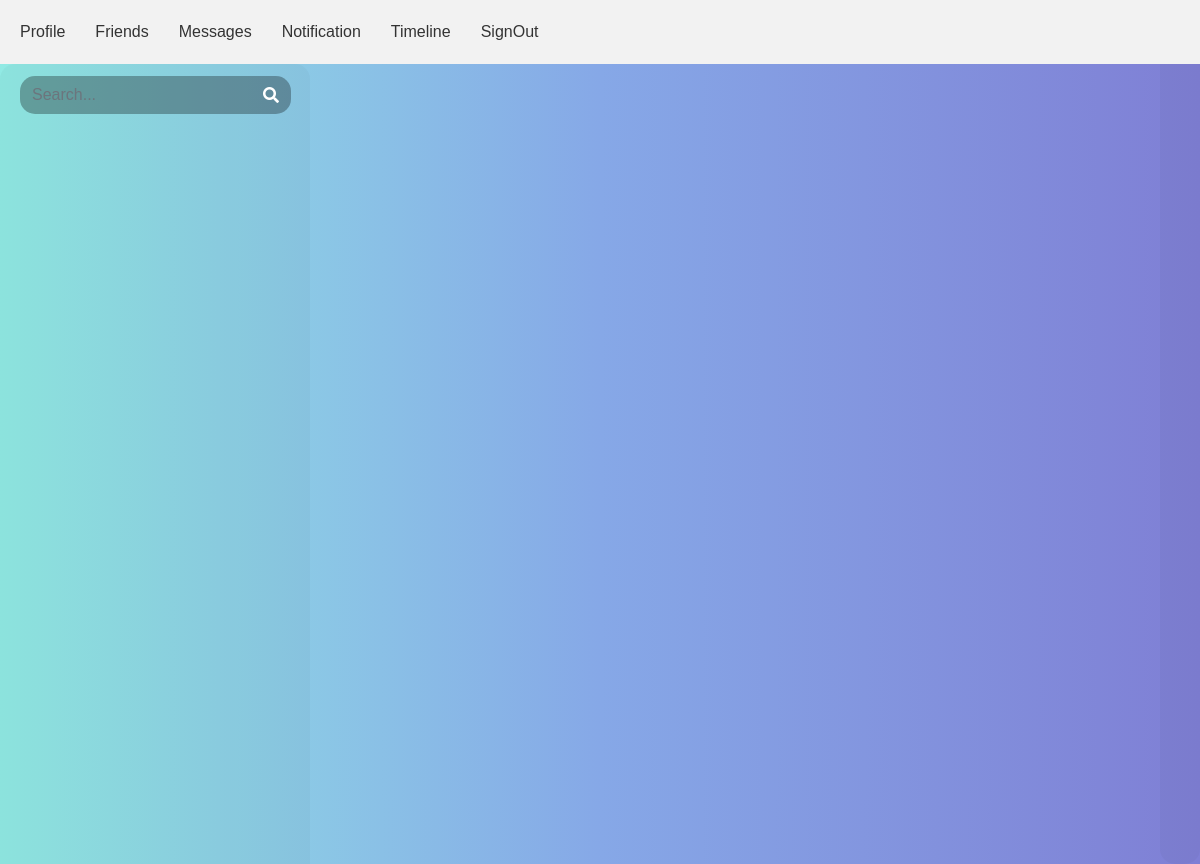
Before: /chat/list/ (signed in) with the older database file.
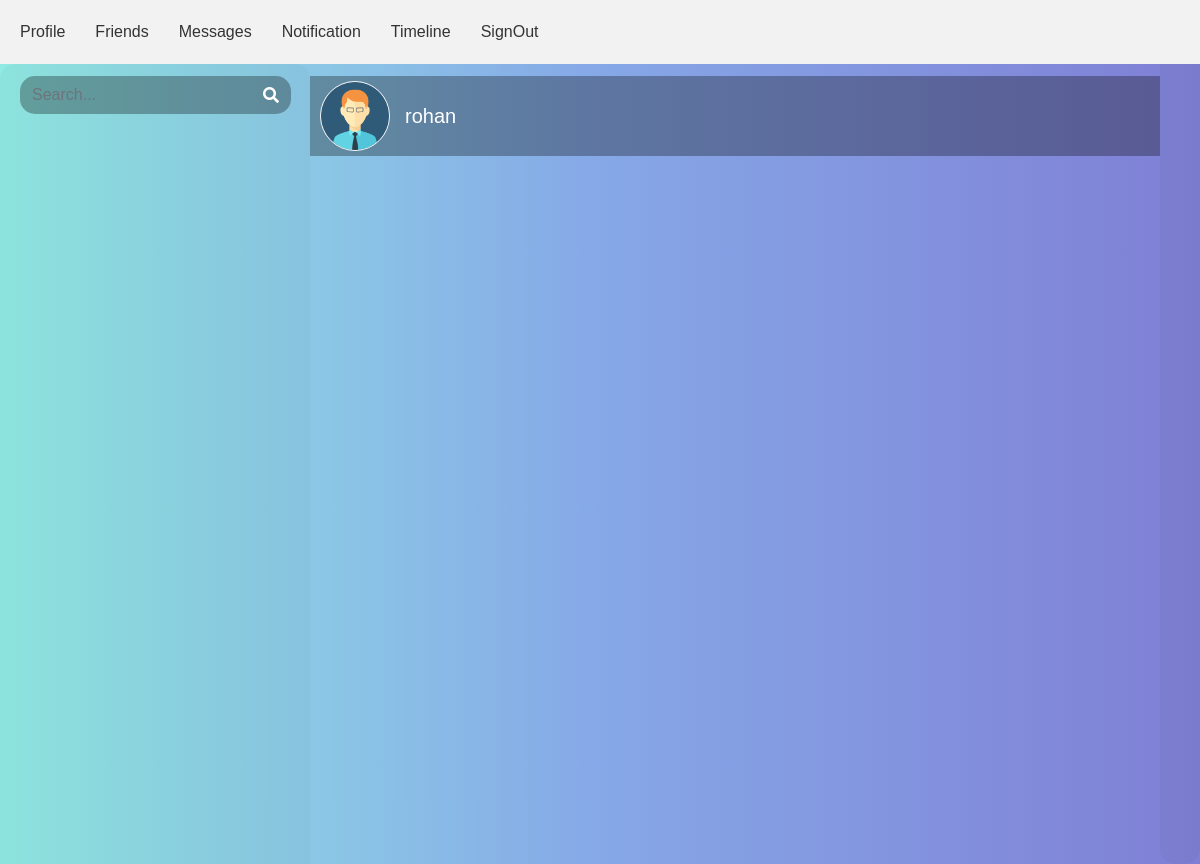
After: the same page with the newer database file.
### core/models.py (models this page shows)
class Friend(models.Model):
    sender=models.ForeignKey(User, null=True,on_delete=models.CASCADE, related_name='fsender')
    receiver=models.ForeignKey(User, null=True, on_delete=models.CASCADE, related_name='freceiver')
    is_friend=models.BooleanField(default=False)
    def __str__(self):
        return str(self.receiver)

### chat/views.py (the view)
# urls.py: path('list/', views.chatlist,name='chatlist'),
@login_required
def chatlist(request):
    friends=models.Friend.objects.filter(receiver=request.user,is_friend=True)|models.Friend.objects.filter(sender=request.user,is_friend=True)
    print(friends)
    context={
        'friends':friends
    }
    return render(request, 'chat/chatlist.html',context)

### templates/chat/chatlist.html (shortened to what this page needs)
{% load static %}
<html>
<head>
		<link rel="stylesheet" href={% static 'bootstrap.main.css' %}>
		<link rel="stylesheet" href="https://use.fontawesome.com/releases/v5.5.0/css/all.css">
		<link rel="stylesheet" type="text/css" href="https://cdnjs.cloudflare.com/ajax/libs/malihu-custom-scrollbar-plugin/3.1.5/jquery.mCustomScrollbar.min.css">
        <link href="//maxcdn.bootstrapcdn.com/bootstrap/4.1.1/css/bootstrap.min.css" rel="stylesheet" id="bootstrap-css">
        <link rel="stylesheet" href={% static 'chat/chat.css' %} >
		<link rel="stylesheet" href={% static 'core/home.css' %}
	</head>
	<body>
		<nav>
			<ul>
				{% if user.is_authenticated %}
				<li><a href={% url 'core:profile' %}> Profile</a></li>
				<li><a href={% url 'core:friend' %}> Friends</a></li>
				<li><a href={% url 'chat:chatlist' %}>Messages</a></li>
				<li><a href={% url 'core:notification' %}>Notification</a></li>
				<li><a href={% url 'core:timeline' %}>Timeline</a></li>
				<li><a href={% url 'authentication:signout' %}>SignOut</a></li>
				{% else %}
				<li><a href={% url 'core:home' %}>Home</a></li>
				{% endif %}
			</ul>
		</nav>
		<div class="container-fluid h-100">
			<div class="row justify-content-center h-100">
				<div class="card-header">
						<div class="input-group">
							<input type="text" placeholder="Search..." name="" class="form-control search">
							<div class="input-group-prepend">
								<span class="input-group-text search_btn"><i class="fas fa-search"></i></span>
							</div>
						</div>
					</div>
					<div class="card-body contacts_body">
						<ui class="contacts">
						{% for friend in friends %}
						<a href={% url 'chat:chatbox' friend.sender.id %}>
						<li class="active">
							<div class="d-flex bd-highlight">
								<div class="img_cont">
									<img src={% static 'img/default_dp.png' %} class="rounded-circle user_img">
								</div>
								<div class="user_info">
									<span>
										{% if request.user == friend.sender%}
										{{friend.receiver}}
										{% else %}
										{{friend.sender}}
										{% endif %}
									</span>
								</div>
							</div>
						</li>
				</a>
                        {% endfor %}
						</ui>
					</div>
					<div class="card-footer"></div>
				</div>
			</div>
	</body>
</html>

Changed rows visible on the page:
added Friend: sender "rohan"
